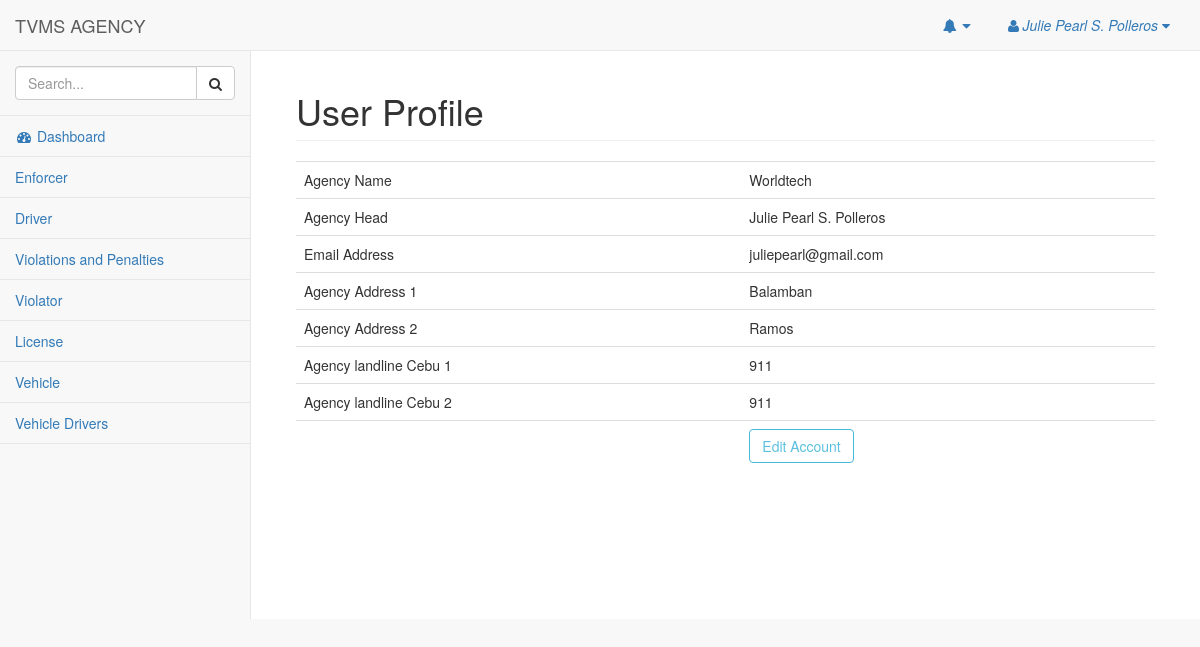
The app's page /pages/profile.php (signed in) with its own data.
### tables this page shows
CREATE TABLE `agency` (
  `agency_id` int(11) NOT NULL,
  `agency_name` varchar(100) NOT NULL,
  `agency_head` varchar(100) NOT NULL,
  `agency_email` varchar(100) NOT NULL,
  `agency_password` varchar(100) NOT NULL,
  `agency_address1` varchar(255) NOT NULL,
  `agency_address2` varchar(255) NOT NULL,
  `agency_tel1` char(11) NOT NULL,
  `agency_tel2` char(11) NOT NULL,
  `agency_status` varchar(20) NOT NULL,
  `agency_subStartDate` date NOT NULL,
  `agency_subExpiryDate` date NOT NULL,
  `agency_subFee` decimal(10,2) NOT NULL,
  `agency_subStatus` varchar(20) NOT NULL
);

### pages/model/agencyModel.php (called while the page is built, shortened)
<?php
require 'dbhelper/dbhelper.php';
Class Agency extends DBHelper{
    private $table = 'agency';
    function __construct(){
        return DBHelper::__construct();
    }
     function getAgencyById($ref_id){
         return DBHelper::getOne($this->table,'agency_id',$ref_id);
     }
}

### pages/dbhelper/dbhelper.php (called while the page is built, shortened)
<?php
Class DBHelper{
    private $host = "localhost";
    private $db = "tvms";
    private $user = "root";
    private $pass = "";
    private $conn;
    function __construct(){
        try{
            $this->conn = new PDO("mysql:host=$this->host;dbname=$this->db",$this->user,$this->pass);
        }catch(PDOException $e){
            echo $e->getMessage();
        }
    }
    function getOne($table,$fields_id,$ref_id){
        $sql = "SELECT * FROM $table WHERE $fields_id = ?";
        $stmt = $this->conn->prepare($sql);
        $stmt->execute($ref_id);
        $row = $stmt->fetch(PDO::FETCH_ASSOC);
        return $row;
    }
}

### pages/profile.php (the view, shortened to what this page needs)
<?php
    include_once 'model/agencyModel.php';
    $agency = new Agency();
?>
<!DOCTYPE html>
<html lang="en">
<head>
    <link href="../vendor/bootstrap/css/bootstrap.min.css" rel="stylesheet">
    <link href="../dist/css/sb-admin-2.css" rel="stylesheet">
    <link href="../vendor/font-awesome/css/font-awesome.min.css" rel="stylesheet" type="text/css">
</head>
<body>
        <?php
        include_once 'model/agencyModel.php';
        include_once "nav.php"; ?>
        <div id="page-wrapper">
            <div class="container-fluid">
                <div class="row">
                    <div class="col-lg-12">
                        <h1 class="page-header">User Profile</h1>
                    </div>
                </div>
                <table class="table">
                    <?php
                        $datas = $agency->getAgencyById(array($_SESSION['id']));
                    ?>
                    <tr>
                        <td>Agency Name</td>
                        <td><?php echo $datas['agency_name'] ?></td>
                    </tr>
                    <tr>
                        <td>Agency Head</td>
                        <td><?php echo $datas['agency_head'] ?></td>
                    </tr>
                    <tr>
                        <td>Email Address</td>
                        <td><?php echo $datas['agency_email'] ?></td>
                    </tr>
                    <tr>
                        <td>Agency Address 1</td>
                        <td><?php echo $datas['agency_address1'] ?></td>
                    </tr>
                    <tr>
                        <td>Agency Address 2</td>
                        <td><?php echo $datas['agency_address2'] ?></td>
                    </tr>
                    <tr>
                        <td>Agency landline Cebu 1</td>
                        <td><?php echo $datas['agency_tel1'] ?></td>
                    </tr>
                    <tr>
                        <td>Agency landline Cebu 2</td>
                        <td><?php echo $datas['agency_tel2'] ?></td>
                    </tr>
                    <tr>
                        <td></td>
                        <td><a href="#edit<?php echo $datas['agency_id'] ?>" data-toggle="modal" style="text-decoration:none" class="btn btn-outline btn-info" >Edit Account</button></td>
                    </tr>
                </table>
            </div>
    </div>
    </div>
</body>
</html>

### records on screen
agency: agency_name "Worldtech", agency_head "Julie Pearl S. Polleros", agency_email "juliepearl@gmail.com", agency_address1 "Balamban", agency_address2 "Ramos", agency_tel1 "911", agency_tel2 "911"

### other values on screen
$_SESSION['head'] "Julie Pearl S. Polleros"
